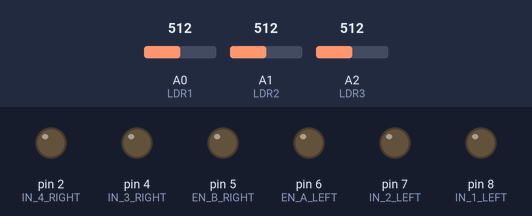
A sketch run on a simulated Arduino Uno, built with avr-gcc and run on an emulated ATmega328P. On the bench: output pins drawn as LEDs (lit = HIGH). The inputs (shaded band) are chosen by the test bench; at power-on: A0 (LDR1) = 512, A1 (LDR2) = 512, A2 (LDR3) = 512.

Above: at 0.1 s.
At 6.2 s:
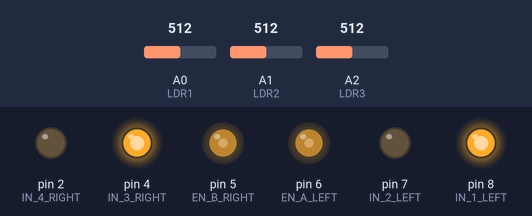
6.3 s: A0 (LDR1) set to 529
At 7.7 s:
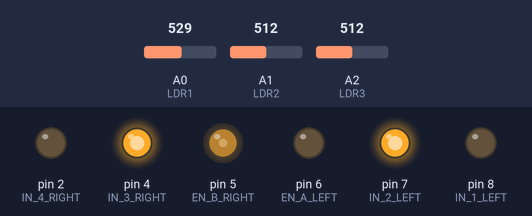
Timing chart, 0 to 9.3 s (numbered marks = the images above; inputs shaded):
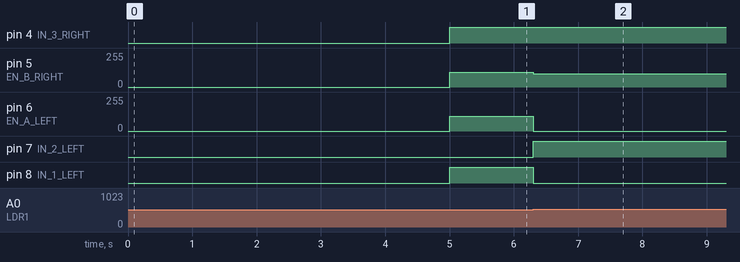

The sketch:

lineFollowing.ino
```cpp
//------------------- LDR ---------------------//

//ldr connected to analog pin A0
const int IR = 12;
const int LDR1 = A0;
const int LDR2 = A1;
const int LDR3 = A2;
const int EN_A_LEFT = 6;
const int IN_1_LEFT = 8;
const int IN_2_LEFT = 7;
const int EN_B_RIGHT = 5;
const int IN_3_RIGHT = 4;
const int IN_4_RIGHT = 2;
int sensor[3] = {A0, A1, A2};
int maxVal [3] = {0,0,0};
int minVal [3] = {1023, 1023, 1023};
int threshold [3];

//const int blLdr1 = ;
//const int blLdr2 = ;
//const int blLdr3 = ;

void setup() {
  Serial.begin(9600);
  pinMode(LDR1, INPUT);
  pinMode(LDR2, INPUT);
  pinMode(LDR3, INPUT);
  pinMode (EN_A_LEFT, OUTPUT);
  pinMode (IN_1_LEFT, OUTPUT);
  pinMode (IN_2_LEFT, OUTPUT);
  pinMode (EN_B_RIGHT, OUTPUT);
  pinMode (IN_3_RIGHT, OUTPUT);
  pinMode (IN_4_RIGHT, OUTPUT);
  while (millis () < 5000) {
    for (int i = 0; i < 3; i++){
      int val = analogRead (sensor[i]);
      minVal[i] = min (val, minVal[i]);
      maxVal[i] = max (val, maxVal[i]);
      threshold[i] = (maxVal[i] + minVal[i]) /2;
    }
  }
}

void loop() {
   bool ldrVal1 = analogRead(LDR1)>threshold[0];
   bool ldrVal2 = analogRead(LDR2)>threshold[1];
   bool ldrVal3 = analogRead(LDR3)>threshold[2];

   static bool turnLeft, turnRight;
   static int lastError;

  if (!ldrVal1 and !ldrVal2 and !ldrVal3)
    {
      if (lastError == 1)
        turnLeft = true;
      else if (lastError == 2)
        turnRight = true;
    }
  else if(ldrVal1) {
    turnLeft = true, lastError = 1;
  }

  else if(ldrVal3) {
    turnRight = true, lastError = 2;
  }

  else if(ldrVal2) {
    turnLeft = false, turnRight = false;
  }
  if (turnLeft){
    digitalWrite (IN_1_LEFT, LOW);
    digitalWrite (IN_2_LEFT, HIGH);
    analogWrite (EN_A_LEFT, 0);
    digitalWrite (IN_3_RIGHT, HIGH);
    digitalWrite (IN_4_RIGHT, LOW);
    analogWrite (EN_B_RIGHT, 100);
  }
  else if(turnRight) {
    digitalWrite (IN_1_LEFT, HIGH);
    digitalWrite (IN_2_LEFT, LOW);
    analogWrite (EN_A_LEFT, 150);
    digitalWrite (IN_3_RIGHT, LOW);
    digitalWrite (IN_4_RIGHT, HIGH);
    analogWrite (EN_B_RIGHT, 0);
  }
  else {
    digitalWrite (IN_1_LEFT, HIGH);
    digitalWrite (IN_2_LEFT, LOW);
    analogWrite (EN_A_LEFT, 110);
    digitalWrite (IN_3_RIGHT, HIGH);
    digitalWrite (IN_4_RIGHT, LOW);
    analogWrite (EN_B_RIGHT, 110);
  }
}
```

Measured:
- the behaviour switches between 512 and 513 on A0 (LDR1) (found by bisection; images 1 and 2)
- after the input at 6.3 s, pin 5 (EN_B_RIGHT): 110/255 → 100/255 at once; pin 6 (EN_A_LEFT): 110/255 → 0/255 at once; pin 7 (IN_2_LEFT): LOW → HIGH at once; pin 8 (IN_1_LEFT): HIGH → LOW at once
